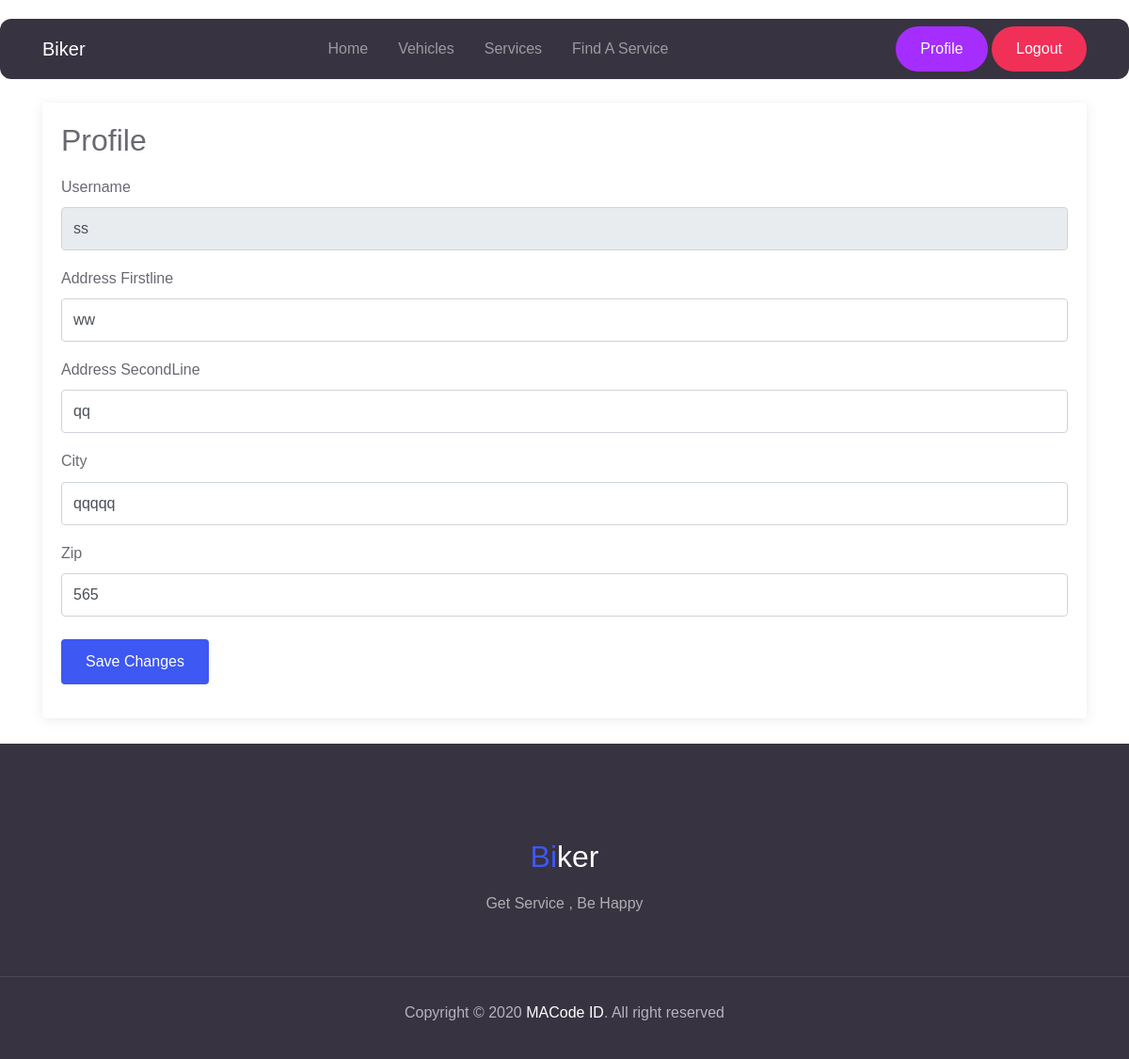
Screenshot of /profile/ (signed in) with the database file from the repository.
### account/models.py (models this page shows, shortened)
class Account(models.Model):
    user = models.ForeignKey(User,related_name="user_ac",on_delete=models.CASCADE)
    is_servicer = models.BooleanField(default=False)
    address_fl = models.CharField(max_length=200,verbose_name="Address First Line")
    address_sl = models.CharField(max_length=200, verbose_name="Address Second Line")
    city = models.CharField(max_length=200)
    zip = models.CharField(max_length=6)
    mobile = models.CharField(max_length=12,default="")
    created_at = models.DateTimeField(auto_now_add=True)
    updated_at = models.DateTimeField(auto_now=True)
    class Meta:
        ordering= ["-created_at"]

### shared/views.py (the view)
# urls.py: path("profile/", views.profile, name="profile"),
def profile(request):
    if not request.user.is_authenticated:
        return redirect('/')
    else:
        ac = Account.objects.get(user=request.user)
        if request.method=="POST":
            ad_fl = request.POST["ad_fl"]
            ad_sl = request.POST["ad_sl"]
            city = request.POST["city"]
            zip = request.POST["zip"]
            ac.address_fl = ad_fl
            ac.address_sl =ad_sl
            ac.city = city
            ac.zip = zip
            ac.save()
            return redirect('profile')
        else:
            context={
                "account":ac
            }
            return render(request,'shared/page/profile.html',context)

### account/context.py (called while the page is built)
def get_user(request):
    try:
        ac = Account.objects.get(user=request.user)
        if ac.is_servicer:
            context ={
                "servicer":True
                }
        else:
            context ={
                "servicer":False
                }
    except Exception as e:
        context ={
                "servicer":False
                }
    return context

### shared/templates/shared/page/profile.html (shortened to what this page needs)
{% extends 'shared/page/base.html'%}
{%block body%}
{% include 'shared/component/profile_component.html' %}
{% endblock %}

### shared/templates/shared/component/profile_component.html (shortened to what this page needs)
<br>
<br>
<br>
<br>
<div class="container " >
<div class="card-page">
            <h3 class="fw-normal">Profile</h3>
            <form method="POST" class="mt-3">
              <div class="form-group">
                <label for="name" class="fw-medium fg-grey">Username</label>
                <input type="text" name="username" class="form-control"  readonly value="{{account.user}}" id="name">
              </div>
              <div class="form-group">
                <label for="email" class="fw-medium fg-grey">Address Firstline</label>
                <input type="text" name="ad_fl" class="form-control" value="{{account.address_fl}}"  required id="email">
              </div>
              <div class="form-group">
                <label for="email" class="fw-medium fg-grey">Address SecondLine</label>
                <input type="text" name="ad_sl" class="form-control" value="{{account.address_sl}}"  required id="email">
              </div>
                  <div class="form-group">
                <label for="email" class="fw-medium fg-grey">City</label>
                <input type="text" name="city" class="form-control" value="{{account.city}}" required id="email">
              </div>
                  <div class="form-group">
                <label for="email" class="fw-medium fg-grey">Zip</label>
                <input type="text" name="zip" class="form-control" value="{{account.zip}}" required id="email">
              </div>
              <div class="form-group mt-4">
                <button type="submit" class="btn btn-primary">Save Changes</button>
              </div>
            </form>
          </div>
  </div>
<br>

### shared/static/assets/css/mobster.css (style rules this page uses)
:root { --primary: #3D58F3; --secondary: #A52EFF; --success: #0ABF9E; --warning: #E89E09; --info: #4699F8; --danger: #F13057; --indigo: #602FDA; --dark: #383340; --light: #F0EEF5; --gray: #6b6872; --white: #fff; --font-family: 'Quicksand', Arial, Helvetica, sans-serif; --line-height: 1.7; }
body { font-family: 'Quicksand', Arial, Helvetica, sans-serif; font-size: 16px; line-height: 1.7; color: #383340; }
h1, h2, h3, h4, h5, h6, .h1, .h2, .h3, .h4, .h5, .h6 { line-height: 1.25; }
h3, .h3 { font-size: 2rem; }
.fw-normal { font-weight: 400 !important; }
.fw-medium { font-weight: 500 !important; }
.btn { padding: 10px 24px; border-width: 2px; }
.btn-primary { color: #ffffff; background-color: #3D58F3; border-color: transparent !important; }
.form-control { padding-top: 10px; padding-bottom: 10px; height: unset; }
.card-page { position: relative; padding: 20px; background-color: #fff; color: #6b6872; border-radius: 4px; box-shadow: 0 2px 12px rgba(95, 90, 104, 0.12); }

### rows the page displays
Account: username "ss", ad_fl "ww", ad_sl "qq", city "qqqqq", zip "565"
